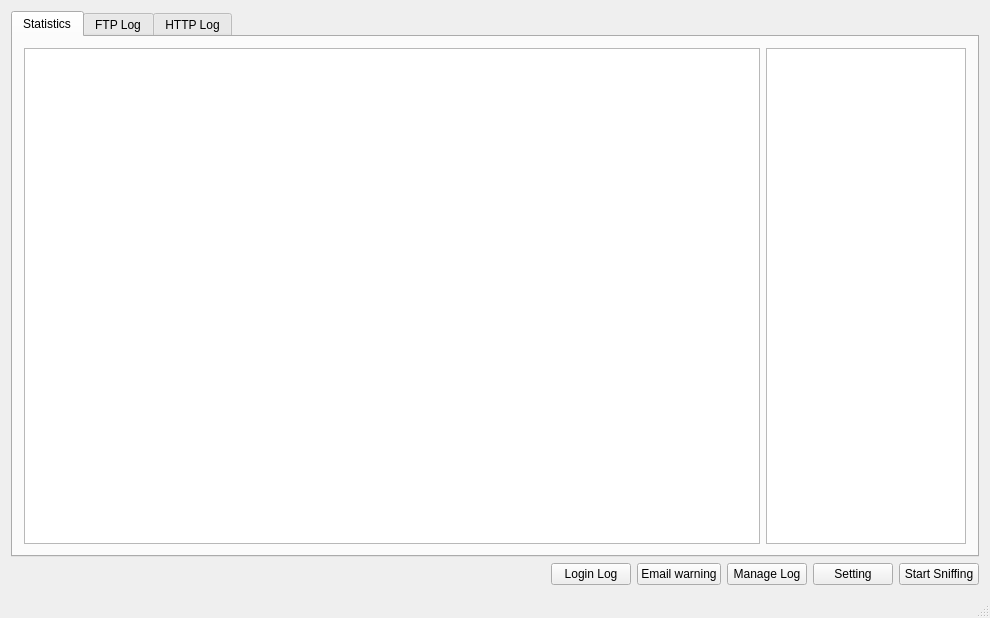
<?xml version="1.0" encoding="UTF-8"?>
<ui version="4.0">
 <class>MainWindow</class>
 <widget class="QMainWindow" name="MainWindow">
  <property name="geometry">
   <rect>
    <x>0</x>
    <y>0</y>
    <width>990</width>
    <height>618</height>
   </rect>
  </property>
  <property name="windowTitle">
   <string>VPN Data Sniffer</string>
  </property>
  <widget class="QWidget" name="centralWidget">
   <layout class="QGridLayout" name="gridLayout_2">
    <item row="2" column="0">
     <layout class="QHBoxLayout" name="horizontalLayout">
      <item>
       <spacer name="horizontalSpacer">
        <property name="orientation">
         <enum>Qt::Horizontal</enum>
        </property>
        <property name="sizeHint" stdset="0">
         <size>
          <width>40</width>
          <height>20</height>
         </size>
        </property>
       </spacer>
      </item>
      <item>
       <widget class="QPushButton" name="loginLogPushButton">
        <property name="text">
         <string>Login Log</string>
        </property>
       </widget>
      </item>
      <item>
       <widget class="QPushButton" name="emailWarningButton">
        <property name="text">
         <string>Email warning</string>
        </property>
       </widget>
      </item>
      <item>
       <widget class="QPushButton" name="searchLogButton">
        <property name="text">
         <string>Manage Log</string>
        </property>
       </widget>
      </item>
      <item alignment="Qt::AlignRight">
       <widget class="QPushButton" name="settingButton">
        <property name="text">
         <string>Setting</string>
        </property>
       </widget>
      </item>
      <item alignment="Qt::AlignRight">
       <widget class="QPushButton" name="startSnifferButton">
        <property name="text">
         <string>Start Sniffing</string>
        </property>
       </widget>
      </item>
     </layout>
    </item>
    <item row="0" column="0">
     <widget class="QTabWidget" name="tabView">
      <property name="currentIndex">
       <number>0</number>
      </property>
      <widget class="QWidget" name="tab">
       <attribute name="title">
        <string>Statistics</string>
       </attribute>
       <layout class="QHBoxLayout" name="horizontalLayout_3">
        <item>
         <widget class="GraphicsLayoutWidget" name="graphicsView"/>
        </item>
        <item>
         <widget class="QListWidget" name="userListWidget">
          <property name="maximumSize">
           <size>
            <width>200</width>
            <height>16777215</height>
           </size>
          </property>
         </widget>
        </item>
       </layout>
      </widget>
      <widget class="QWidget" name="tab_2">
       <attribute name="title">
        <string>FTP Log</string>
       </attribute>
       <layout class="QHBoxLayout" name="horizontalLayout_2">
        <item>
         <widget class="QTableView" name="ftpTableView"/>
        </item>
       </layout>
      </widget>
      <widget class="QWidget" name="tab_3">
       <attribute name="title">
        <string>HTTP Log</string>
       </attribute>
       <layout class="QHBoxLayout" name="horizontalLayout_4">
        <item>
         <widget class="QTableView" name="httpTableView"/>
        </item>
       </layout>
      </widget>
     </widget>
    </item>
   </layout>
  </widget>
  <widget class="QStatusBar" name="statusBar"/>
 </widget>
 <layoutdefault spacing="6" margin="11"/>
 <customwidgets>
  <customwidget>
   <class>GraphicsLayoutWidget</class>
   <extends>QGraphicsView</extends>
   <header>pyqtgraph</header>
  </customwidget>
 </customwidgets>
 <resources/>
 <connections/>
</ui>
